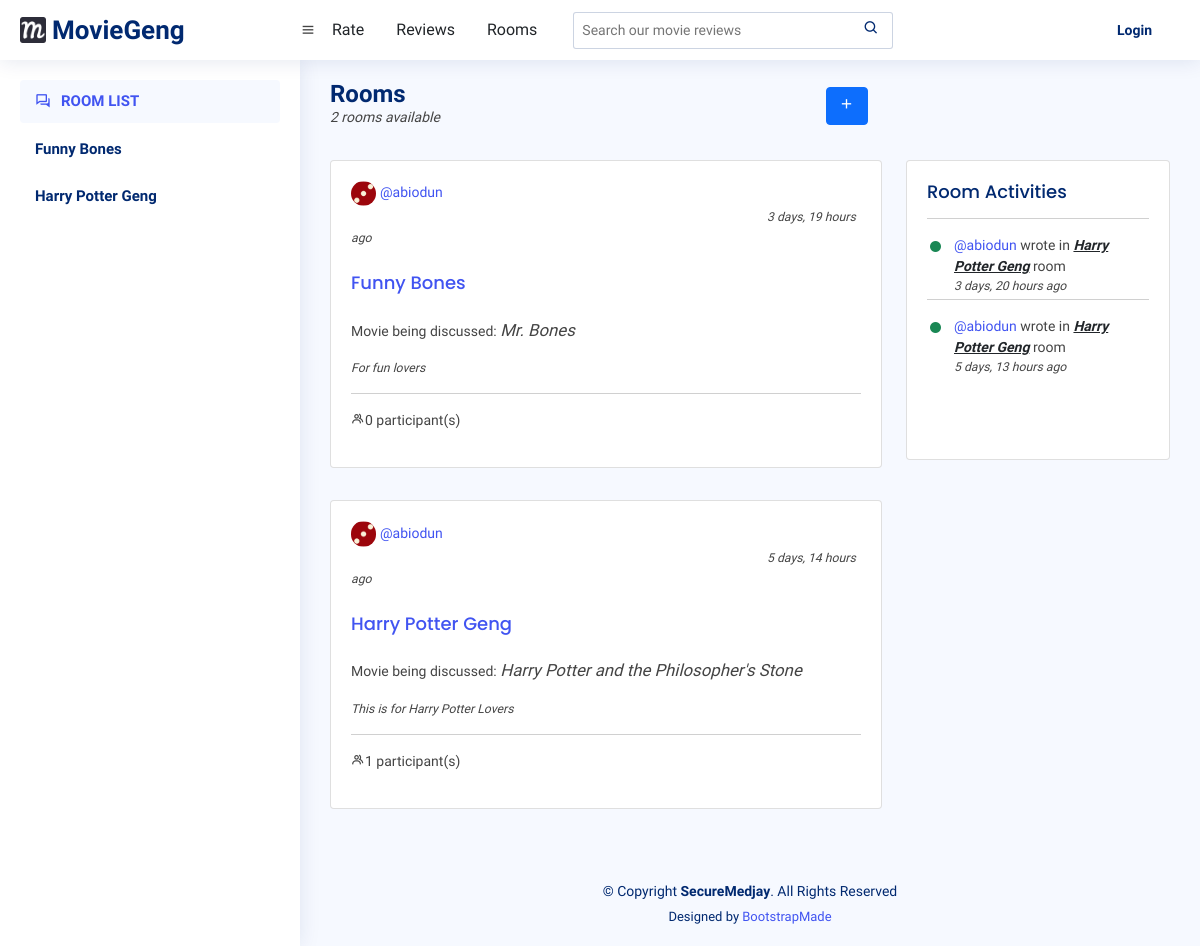
The app's page /rooms/, older data.
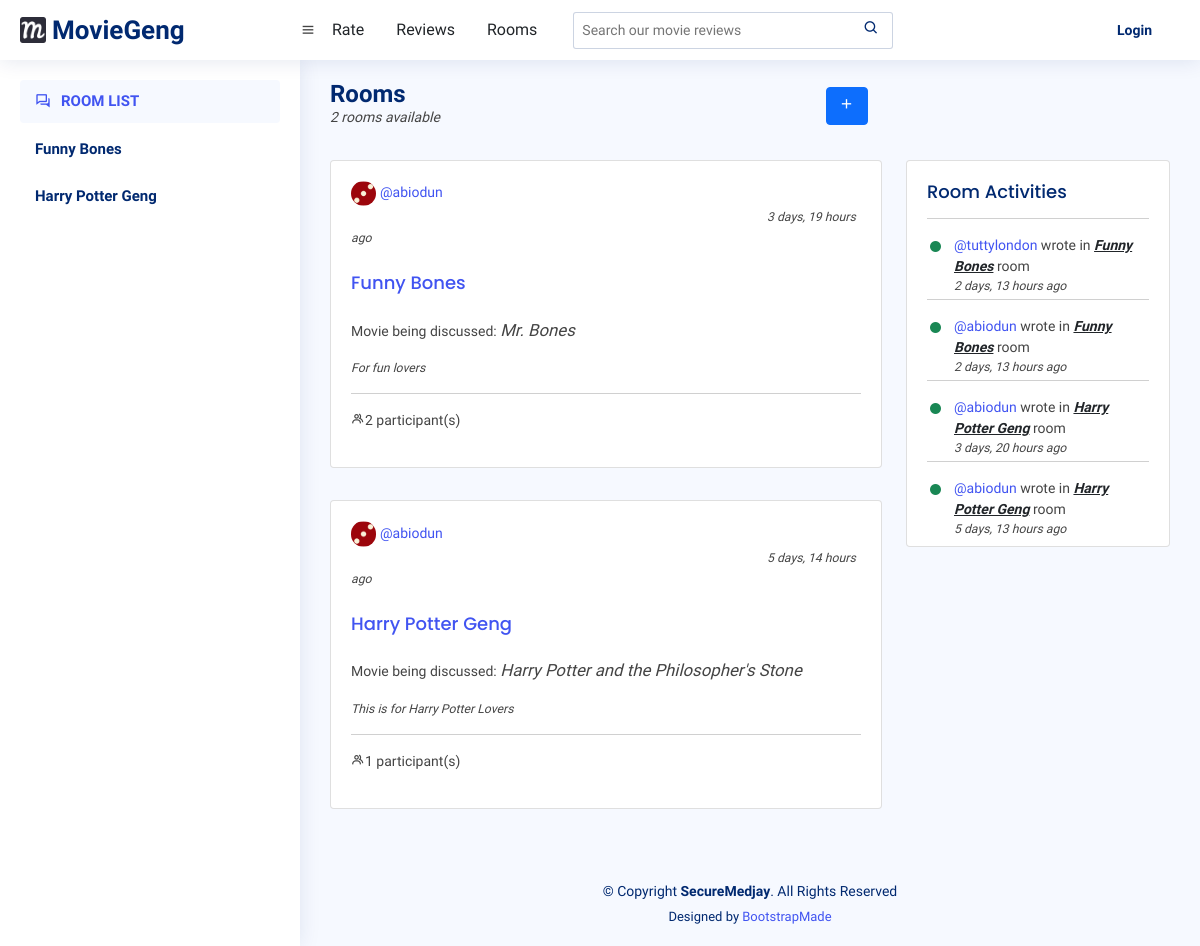
The same page, newer data.
### base/models.py (models this page shows, shortened)
class Room(models.Model):
    name = models.CharField(max_length=255, unique=True)
    host = models.ForeignKey(User, on_delete=models.CASCADE)
    participants = models.ManyToManyField(
        User, related_name="participants")
    created_at = models.DateTimeField(auto_now_add=True)
    movie = models.ForeignKey(Movie, on_delete=models.CASCADE)
    description = models.TextField(null=True, blank=True)
    class Meta:
        ordering = ["-created_at"]

class User(AbstractUser):
    email = models.EmailField(unique=True)
    username = models.CharField(unique=True, max_length=255)
    bio = models.TextField(blank=True, null=True)
    avatar = models.ImageField(null=True, default="avatar.svg")
    USERNAME_FIELD = 'email'
    REQUIRED_FIELDS = ["username"]

class Movie(models.Model):
    name = models.CharField(max_length=255)
    tmdb_id = models.CharField(max_length=255)
    img_url = models.CharField(null=True, max_length=255)
    duration = models.IntegerField(null=True)
    overview = models.TextField(null=True)
    tags = models.CharField(max_length=255, null=True)
    genres = models.CharField(max_length=255, null=True)
    budget = models.IntegerField(null=True)
    release_date = models.CharField(max_length=255, null=True)
    language = models.CharField(max_length=255, null=True)
    revenue = models.IntegerField(null=True)
    REQUIRED_FIELDS = []

class Message(models.Model):
    writer = models.ForeignKey(User, on_delete=models.CASCADE)
    room = models.ForeignKey(Room, on_delete=models.CASCADE)
    body = models.TextField()
    created_at = models.DateTimeField(auto_now_add=True)
    class Meta:
        ordering = ["-created_at"]

### base/views.py (the view)
# urls.py: path("rooms/", views.room_list_view, name="room-list"),
def room_list_view(request):
    rooms = Room.objects.all()
    messages = Message.objects.all()
    context = {
        "rooms": rooms,
        "messages": messages,
    }
    return render(request, "base/room_home.html", context)

### base/templates/base/room_home.html
{% extends "base.html" %}
{% block content %}
    {% include "base/rooms_pane.html" %}
    {% include "base/room_list.html" %}
{% endblock %}

### base/templates/base/rooms_pane.html
<aside id="sidebar" class="sidebar">
    <ul class="sidebar-nav" id="sidebar-nav">
      <li class="nav-item">
        <a class="nav-link">
          <i class='bx bx-conversation'></i>
          <span>ROOM LIST</span>
        </a>
      </li>
      {% for room in rooms %}
        <li class="nav-item">
          <a class="nav-link collapsed" data-bs-target="#forms-nav" href="{% url 'base:room-detail' room.id %}">
            <span>{{room.name}}</span>
          </a>
        </li>
      {% endfor %}
</aside>

### base/templates/base/room_list.html
<main id="main" class="main">
    <div class="pagetitle">
      <h1>Rooms</h1>
      <h6 class="small fst-italic">{{rooms.count}} rooms available</h6>
    </div>
    <a class="room-btn btn btn-primary" href="{% url 'base:create-room' 0 %}"><i class='bx bx-plus'></i></a>
    <section class="section dashboard">
      <div class="row">
        <div class="col-lg-8">
          <div class="row">
                <div class="col-12">
                {% for room in rooms %}
                    <div class="card recent-sales overflow-auto">
                        <div class="card-body">
                            <div>
                                <a href="{% url 'base:user-profile' room.host.id %}"><img class="room-avatar rounded-circle" src="{{room.host.avatar.url}}" alt="Profile-pic">
                                    @{{room.host.username}}
                                </a>
                                <span class="room-date small fst-italic">{{room.created_at|timesince}} ago</span>
                            </div>
                            <h5 class="room-title card-title"><a href="{% url 'base:room-detail' room.id %}">{{room.name}}</a></h5>
                            <p>Movie being discussed: <span class="room-movie">{{room.movie.name}}</span></p>
                            <p class="small fst-italic">{{room.description}}</p>
                            <hr>
                            <p><i class='bx bx-group'></i>{{room.participants.count}} participant(s)</p>
                        </div>
                    </div>
                {% endfor %}
                </div>
          </div>
        </div>
        {% include "base/activities.html" %}
      </div>
    </section>
</main>

### base/templates/base/activities.html
<div class="col-lg-4">
  <div class="card">
    {% if messages %}
    <div class="card-body">
      <h5 class="card-title">Room Activities</h5>
      {% for message in messages %}
      <div class="activity">
        <hr>
        <div class="message-card activity-item d-flex">
          <i class='bi bi-circle-fill activity-badge text-success align-self-start'></i>
          <div class="activity-content">
            <a href="{% url 'base:user-profile' message.writer.id %}">
              @{{message.writer.username}}
            </a> wrote in
            <a href="{% url 'base:room-detail' message.room.id %}" class="fw-bold text-dark"><span>{{message.room.name}}</span></a> room
            <p class="small fst-italic">{{message.created_at|timesince}} ago</p>
          </div>
        </div>
      </div>
      {% endfor %}
    </div>
    {% endif %}
  </div>
</div>

Row changes from the older to the newer data that the page shows:
computed for Room "Funny Bones": participants.count "0" → "2"
added Message: writer.username "tuttylondon", room.name "Funny Bones", created_at "2 days, 13 hours"
added Message: writer.username "abiodun", room.name "Funny Bones", created_at "2 days, 13 hours"
